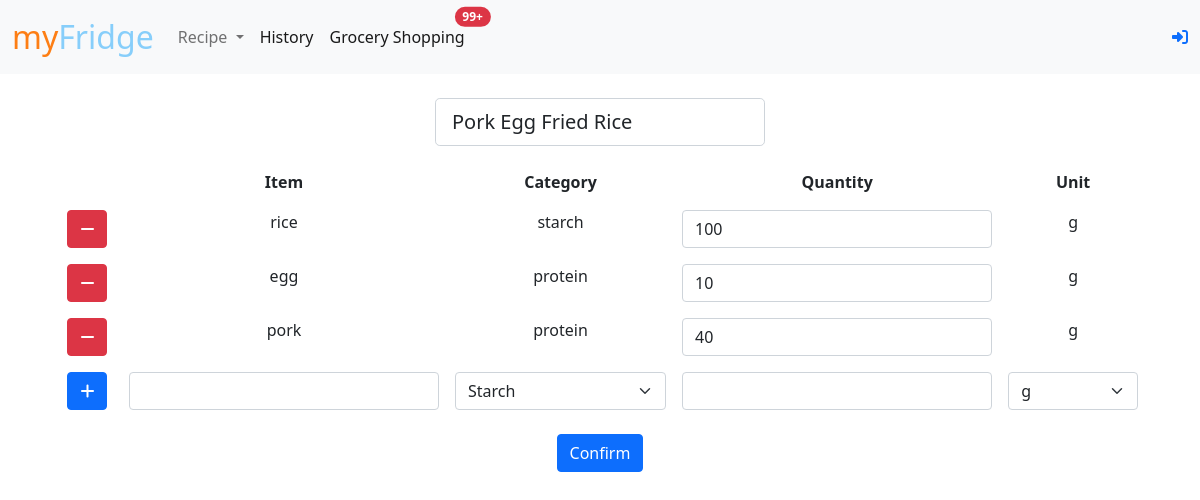
Page /recipe/edit?id=3 on the committed database.
### tables this page shows
CREATE TABLE recipes (id INTEGER PRIMARY KEY, name TEXT NOT NULL, count INTEGER NOT NULL, timestamp TIMESTAMP DEFAULT CURRENT_TIMESTAMP);

CREATE TABLE ingredients (id INTEGER PRIMARY KEY, item_id INTEGER, quantity NUMERIC, recipe_id INTEGER, FOREIGN KEY (item_id) REFERENCES items(id), FOREIGN KEY (recipe_id) REFERENCES recipe(id));

CREATE TABLE items (id INTEGER PRIMARY KEY, item TEXT NOT NULL, unit TEXT NOT NULL, category TEXT, UNIQUE(item));

### app.py (the view, shortened to what this page needs)
@login_required
@app.route('/recipe/edit', methods=["GET", "POST"])
def edit_recipe():
    db = get_db()
    recipe_id = request.args['id']
    recipe = db.execute('SELECT * FROM recipes WHERE id = ?', [recipe_id]).fetchall()[0]
    ingredients = db.execute('SELECT it.id, item, category, quantity, unit FROM ingredients ing JOIN items it ON ing.item_id = it.id WHERE recipe_id = ?', [recipe_id]).fetchall()
    return render_template('edit_recipe.html', recipe=recipe, ingredients=ingredients)

### app.py (called while the page is built)
def get_db():
    db = getattr(g, '_database', None)
    if db is None:
        db = g._database = sqlite3.connect(database)
        db.row_factory = sqlite3.Row
    return db

@app.teardown_appcontext
def close_connection(exception):
    db = getattr(g, '_database', None)
    if db is not None:
        db.close()

@app.after_request
def after_request(response):
    response.headers["Cache-Control"] = "no-cache, no-store, must-revalidate"
    response.headers["Expires"] = 0
    response.headers["Pragma"] = "no-cache"
    return response

@app.context_processor
def utility_processor():
    return dict(abs=abs)

### templates/edit_recipe.html (shortened to what this page needs)
{% extends 'layout.html' %}
{% block main %}
<div class="m-3" id="edit-recipe-form">
    <form action="/recipe/edit" method="post" autocomplete="off">
        <div class="container my-3">
            <div class="row">
              <div class="col">
              </div>
              <div class="col-md-auto">
                  <div class='flex-row'>
                    <input type="text" class='form-control form-control-lg' value="{{recipe.name}}" name="recipe-name" required>
                  </div>
              </div>
              <div class="col">
              </div>
            </div>
        </div>
        <table class="table table-borderless">
            <thead>
                <tr>
                    <th></th>
                    <th>Item</th>
                    <th>Category</th>
                    <th>Quantity</th>
                    <th>Unit</th>
                </tr>
            </thead>
            <tbody id="item-block">
                {% for ing in ingredients %}
                <tr>
                    <td>
                        <button class="btn btn-danger" id="btn-minus"><i class="fa-solid fa-minus"></i></button>
                    </td>
                    <td>{{ing.item}}</td>
                    <td>{{ing.category}}</td>
                    <td>
                        <input type="number" class="form-control" placeholder={{ing.quantity}} value={{ing.quantity}} name="org-{{ing.id}}" required>
                    </td>
                    <td>
                        {{ing.unit}}
                    </td>
                </tr>
                {% endfor %}
                <tr id="item-row">
                    <td>
                        <button class="btn btn-primary" id="btn-plus">
                            <i class="fa-solid fa-plus"></i>
                        </button>
                    </td>
                    <td>
                        <input list="items" class="form-control" name="itm-0">
                    </td>
                    <td>
                        <select class="form-select" aria-label="category" name="cat-0">
                            <option selected value="starch">Starch</option>
                        </select>
                    </td>
                    <td><input type="number" class="form-control" name="qty-0"></td>
                    <td>
                        <select class="form-select" aria-label="unit" name="uni-0">
                            <option selected value="g">g</option>
                        </select>
                    </td>
                </tr>
            </tbody>
        </table>
        <input class="btn btn-primary" type="submit" value="Confirm">
    </form>
</div>
{% endblock %}

### rows in the picture
recipes: recipe-name "Pork Egg Fried Rice"
ingredients: item "rice", category "starch", quantity "100", unit "g"
ingredients: item "egg", category "protein", quantity "10", unit "g"
ingredients: item "pork", category "protein", quantity "40", unit "g"
